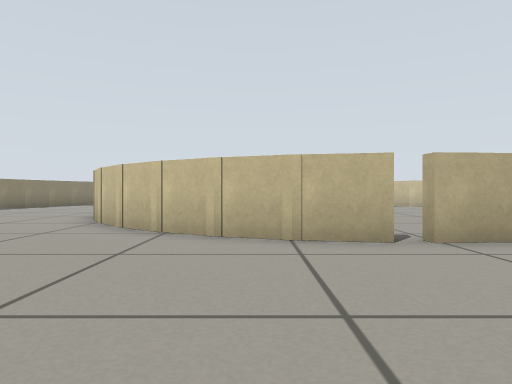
view 1 (above)

24 first-person views from a walk through a world built for the Gazebo simulator. The camera is 0.34 m above the floor, looks level and sees 70° across. The floor is counted in squares, 0.5 m on a side. Each view is taken from the middle of a square. On the plan, view 1 faces up. The plan holds only what a view shows up to about 11 squares ahead; the rest is blank.

view 2
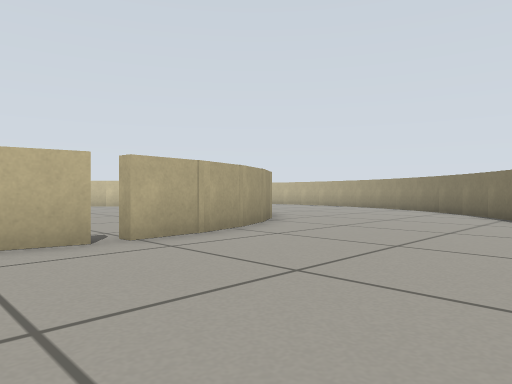

view 3
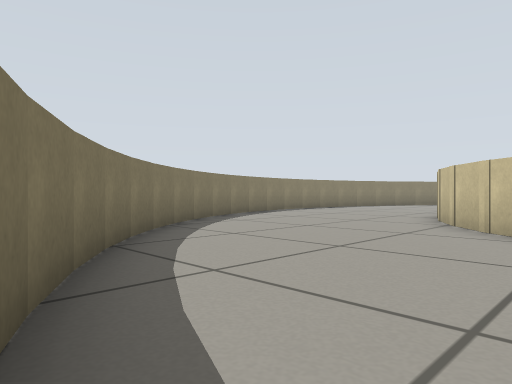

view 4
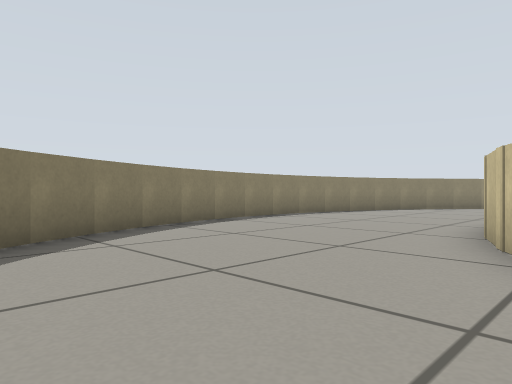

view 5
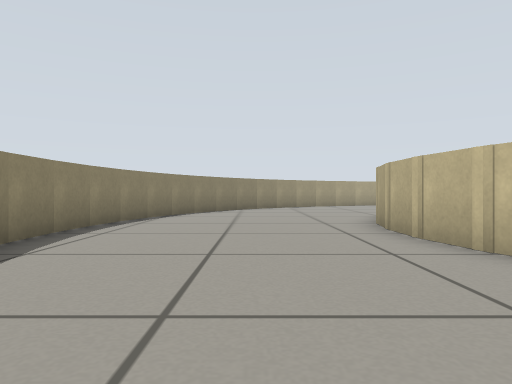

view 6
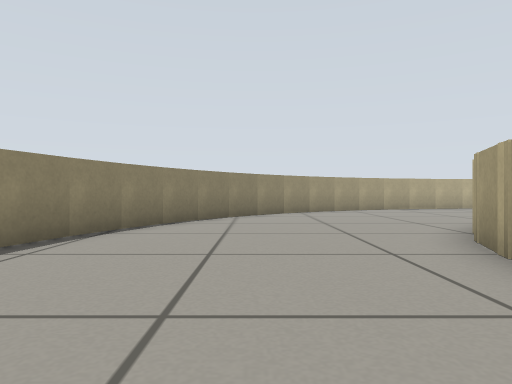

view 7
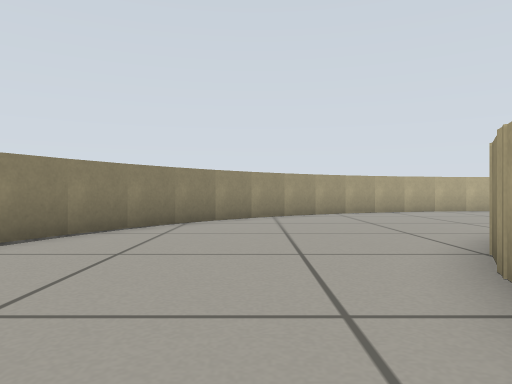

view 8
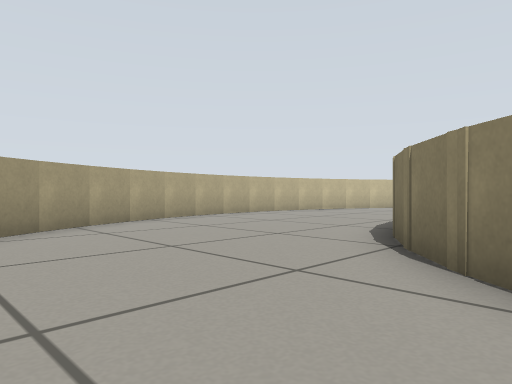

view 9
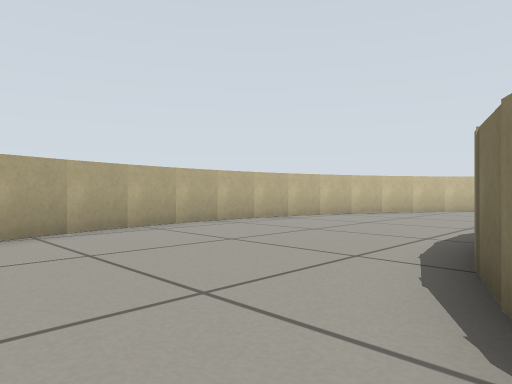

view 10
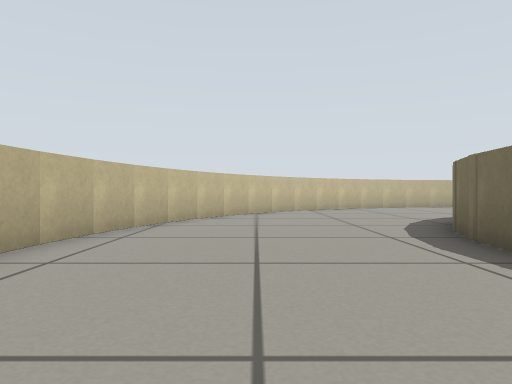

view 11
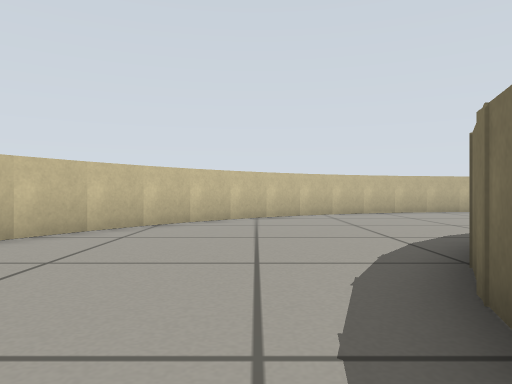

view 12
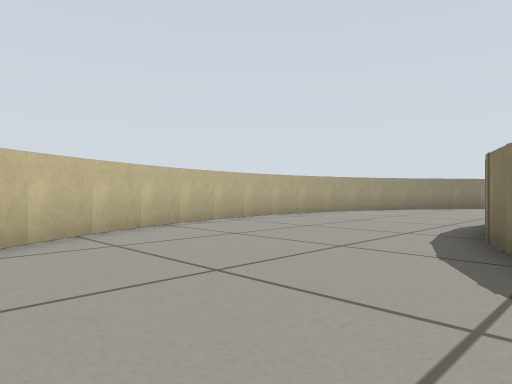

view 13
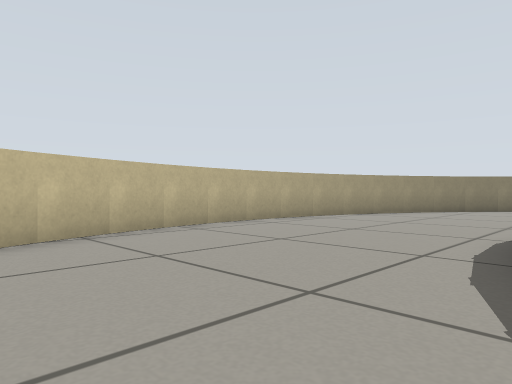

view 14
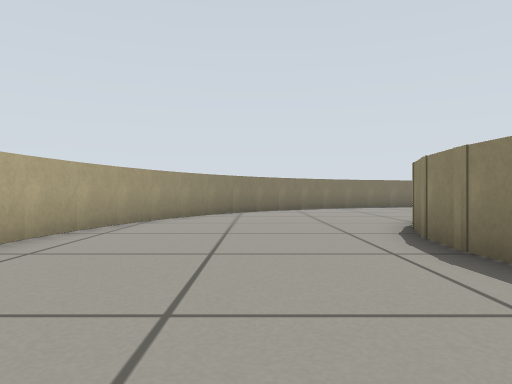

view 15
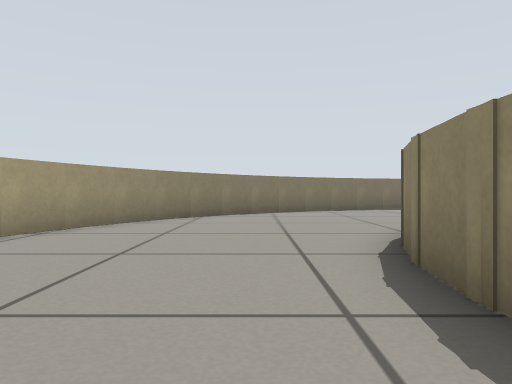

view 16
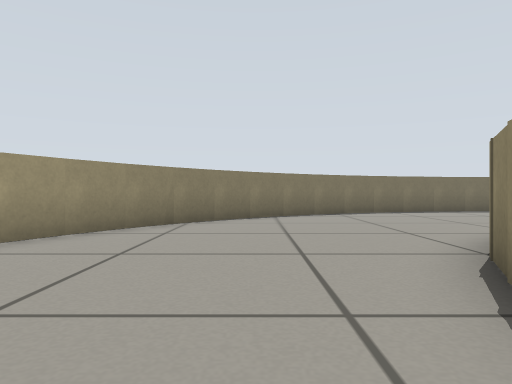

view 17
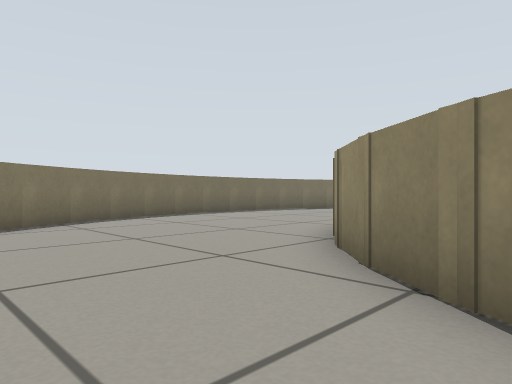

view 18
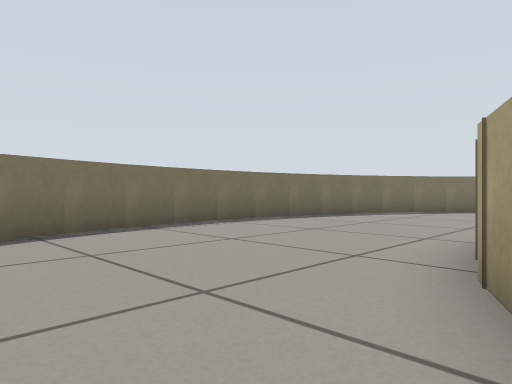

view 19
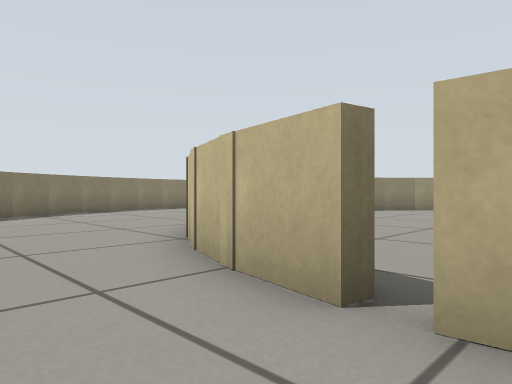

view 20
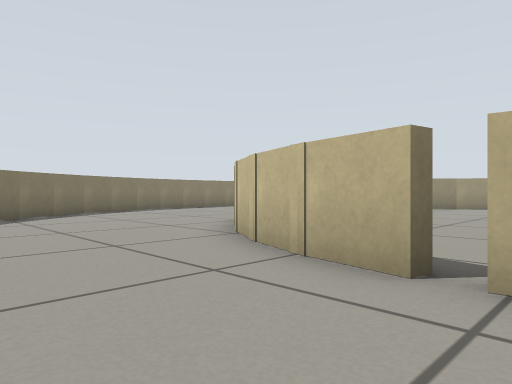

view 21
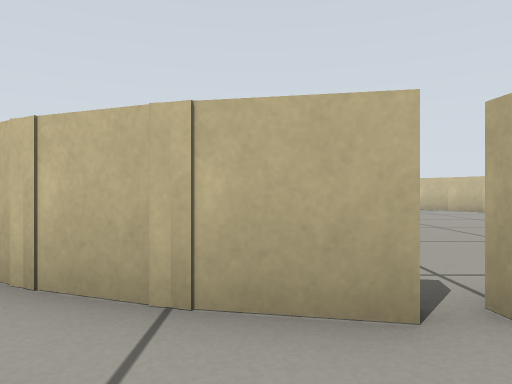

view 22
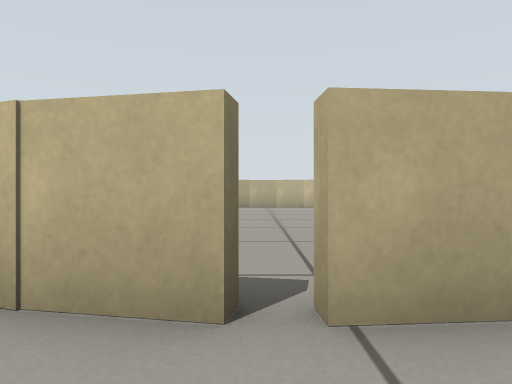

view 23
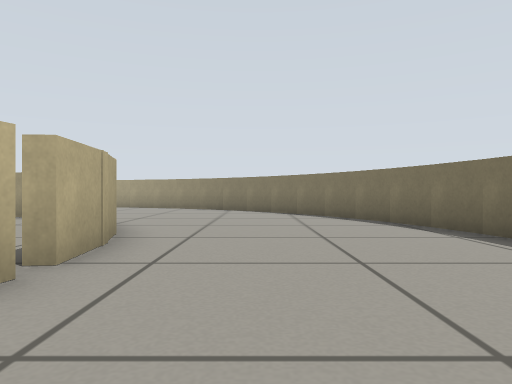

view 24
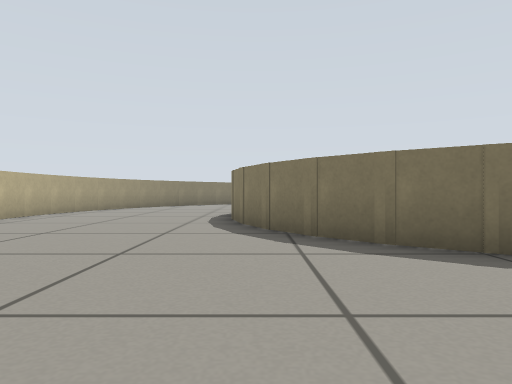

### Floor plan
Key: @ floor where view 1 was taken; # wall or solid block; x gap in a wall; . floor.
Columns run from 11 left of view 1 to 16 right of it. Each row starts with its distance up from view 1.
 25          ##########
 24        ###........###
 23      ###............###
 22     ##................##
 21    ##..................##
 20    #....................#
 19   ##........####........##
 18  ##.......##    ##.......##
 17  #.......#        #.......#
 16  #......#          #......#
 15  #.....##          ##.....#
 14 ##.....#  .. ..  .. #.....##
 13 #......#  .. ..  .. #......#
 12 #......#  ..... ... #......#
 11 #......#  ........  #......#
 10 ##.....#  .......   #.....##
  9  #.....##  ......  .#.....#
  8  #......#  ........#......#
  7  #.......#  ......#.......#
  6  ##.......##....##.......##
  5   ##........#x##........##
  4    #....................#
  3    ##..................##
  2     ##................##
  1      ###............###
  0        ## .@......###
 -1           #########

Positions as (right, up) in squares from view 1, and headings:
1: (0, 0), facing up
2: (0, 0), facing up-right
3: (-1, 0), facing up-left
4: (-3, 4), facing up-left
5: (-7, 6), facing up
6: (-7, 10), facing up
7: (-6, 12), facing up
8: (-6, 16), facing up-right
9: (-3, 18), facing up-right
10: (-1, 22), facing right
11: (3, 20), facing right
12: (8, 20), facing down-right
13: (9, 18), facing down-right
14: (12, 16), facing down
15: (11, 14), facing down
16: (11, 12), facing down
17: (11, 9), facing down-left
18: (8, 6), facing down-left
19: (3, 3), facing up-left
20: (3, 2), facing up-left
21: (1, 3), facing up
22: (2, 3), facing up
23: (-1, 3), facing right
24: (9, 22), facing down
